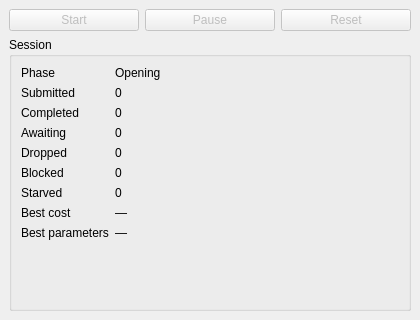
<?xml version="1.0" encoding="UTF-8"?>
<ui version="4.0">
 <class>OptimizerWindow</class>
 <widget class="QMainWindow" name="OptimizerWindow">
  <property name="geometry">
   <rect><x>0</x><y>0</y><width>420</width><height>320</height></rect>
  </property>
  <property name="windowTitle"><string>labscript optimizer</string></property>
  <widget class="QWidget" name="centralwidget">
   <layout class="QVBoxLayout" name="verticalLayout">
    <item>
     <layout class="QHBoxLayout" name="controlsLayout">
      <item><widget class="QPushButton" name="start_button"><property name="text"><string>Start</string></property><property name="enabled"><bool>false</bool></property></widget></item>
      <item><widget class="QPushButton" name="pause_button"><property name="text"><string>Pause</string></property><property name="enabled"><bool>false</bool></property></widget></item>
      <item><widget class="QPushButton" name="reset_button"><property name="text"><string>Reset</string></property><property name="enabled"><bool>false</bool></property></widget></item>
     </layout>
    </item>
    <item>
     <widget class="QGroupBox" name="status_group">
      <property name="title"><string>Session</string></property>
      <layout class="QFormLayout" name="statusLayout">
       <item row="0" column="0"><widget class="QLabel" name="phase_label"><property name="text"><string>Phase</string></property></widget></item>
       <item row="0" column="1"><widget class="QLabel" name="phase_value"><property name="text"><string>Opening</string></property><property name="wordWrap"><bool>true</bool></property></widget></item>
       <item row="1" column="0"><widget class="QLabel" name="submitted_label"><property name="text"><string>Submitted</string></property></widget></item>
       <item row="1" column="1"><widget class="QLabel" name="submitted_value"><property name="text"><string>0</string></property></widget></item>
       <item row="2" column="0"><widget class="QLabel" name="completed_label"><property name="text"><string>Completed</string></property></widget></item>
       <item row="2" column="1"><widget class="QLabel" name="completed_value"><property name="text"><string>0</string></property></widget></item>
       <item row="3" column="0"><widget class="QLabel" name="awaiting_label"><property name="text"><string>Awaiting</string></property></widget></item>
       <item row="3" column="1"><widget class="QLabel" name="awaiting_value"><property name="text"><string>0</string></property></widget></item>
       <item row="4" column="0"><widget class="QLabel" name="dropped_label"><property name="text"><string>Dropped</string></property></widget></item>
       <item row="4" column="1"><widget class="QLabel" name="dropped_value"><property name="text"><string>0</string></property></widget></item>
       <item row="5" column="0"><widget class="QLabel" name="blocked_label"><property name="text"><string>Blocked</string></property></widget></item>
       <item row="5" column="1"><widget class="QLabel" name="blocked_value"><property name="text"><string>0</string></property></widget></item>
       <item row="6" column="0"><widget class="QLabel" name="starved_label"><property name="text"><string>Starved</string></property></widget></item>
       <item row="6" column="1"><widget class="QLabel" name="starved_value"><property name="text"><string>0</string></property></widget></item>
       <item row="7" column="0"><widget class="QLabel" name="best_cost_label"><property name="text"><string>Best cost</string></property></widget></item>
       <item row="7" column="1"><widget class="QLabel" name="best_cost_value"><property name="text"><string>—</string></property></widget></item>
       <item row="8" column="0"><widget class="QLabel" name="best_params_label"><property name="text"><string>Best parameters</string></property></widget></item>
       <item row="8" column="1"><widget class="QLabel" name="best_params_value"><property name="text"><string>—</string></property><property name="wordWrap"><bool>true</bool></property></widget></item>
      </layout>
     </widget>
    </item>
   </layout>
  </widget>
 </widget>
 <resources/>
 <connections/>
</ui>
